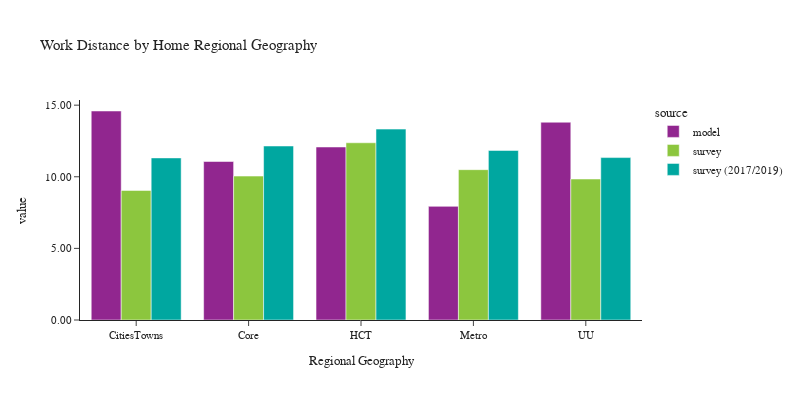

Write notebook code for a chart like this one.
### Code cell
plot_work_location(df_workers, 'rg_proposed_home', 'Home Regional Geography', 'Regional Geography')

### Figure 1 — Plotly figure (JSON) as saved in the notebook; plotly's stock layout.template omitted (floating-point values rounded to 4 significant figures)
{"data": [{"alignmentgroup": "True", "customdata": [[190789], [502175], [473483], [723317], [80330]], "hovertemplate": "source=model<br>rg_proposed_home=%{x}<br>value=%{y}<br>sample count=%{customdata[0]}<extra></extra>", "legendgroup": "model", "marker": {"color": "#91268F", "pattern": {"shape": ""}}, "name": "model", "offsetgroup": "model", "orientation": "v", "showlegend": true, "textposition": "auto", "type": "bar", "x": ["CitiesTowns", "Core", "HCT", "Metro", "UU"], "xaxis": "x", "y": [14.59, 11.07, 12.08, 7.933, 13.81], "yaxis": "y"}, {"alignmentgroup": "True", "customdata": [[302], [638], [497], [859], [98]], "hovertemplate": "source=survey<br>rg_proposed_home=%{x}<br>value=%{y}<br>sample count=%{customdata[0]}<extra></extra>", "legendgroup": "survey", "marker": {"color": "#8CC63E", "pattern": {"shape": ""}}, "name": "survey", "offsetgroup": "survey", "orientation": "v", "showlegend": true, "textposition": "auto", "type": "bar", "x": ["CitiesTowns", "Core", "HCT", "Metro", "UU"], "xaxis": "x", "y": [9.045, 10.05, 12.37, 10.5, 9.843], "yaxis": "y"}, {"alignmentgroup": "True", "customdata": [[742], [1459], [877], [1812], [174]], "hovertemplate": "source=survey (2017/2019)<br>rg_proposed_home=%{x}<br>value=%{y}<br>sample count=%{customdata[0]}<extra></extra>", "legendgroup": "survey (2017/2019)", "marker": {"color": "#00A7A0", "pattern": {"shape": ""}}, "name": "survey (2017/2019)", "offsetgroup": "survey (2017/2019)", "orientation": "v", "showlegend": true, "textposition": "auto", "type": "bar", "x": ["CitiesTowns", "Core", "HCT", "Metro", "UU"], "xaxis": "x", "y": [11.32, 12.15, 13.33, 11.84, 11.34], "yaxis": "y"}], "layout": {"barmode": "group", "font": {"size": 11}, "height": 400, "legend": {"title": {"text": "source"}, "tracegroupgap": 0}, "title": {"text": "Work Distance by Home Regional Geography"}, "width": 800, "xaxis": {"anchor": "y", "domain": [0, 1], "title": {"text": "Regional Geography"}}, "yaxis": {"anchor": "x", "domain": [0, 1], "tickformat": ".2f", "title": {"text": "value"}}}}
